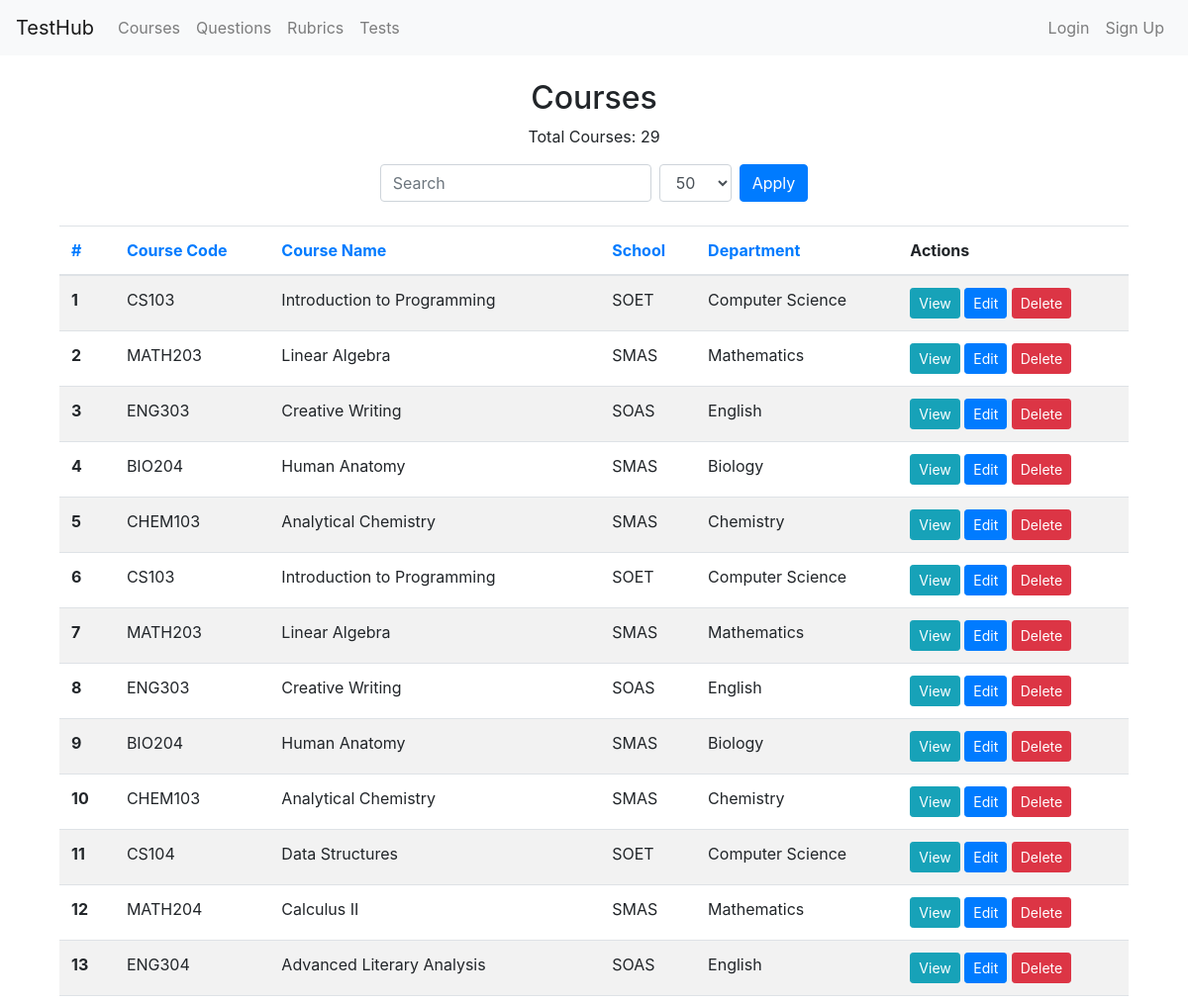
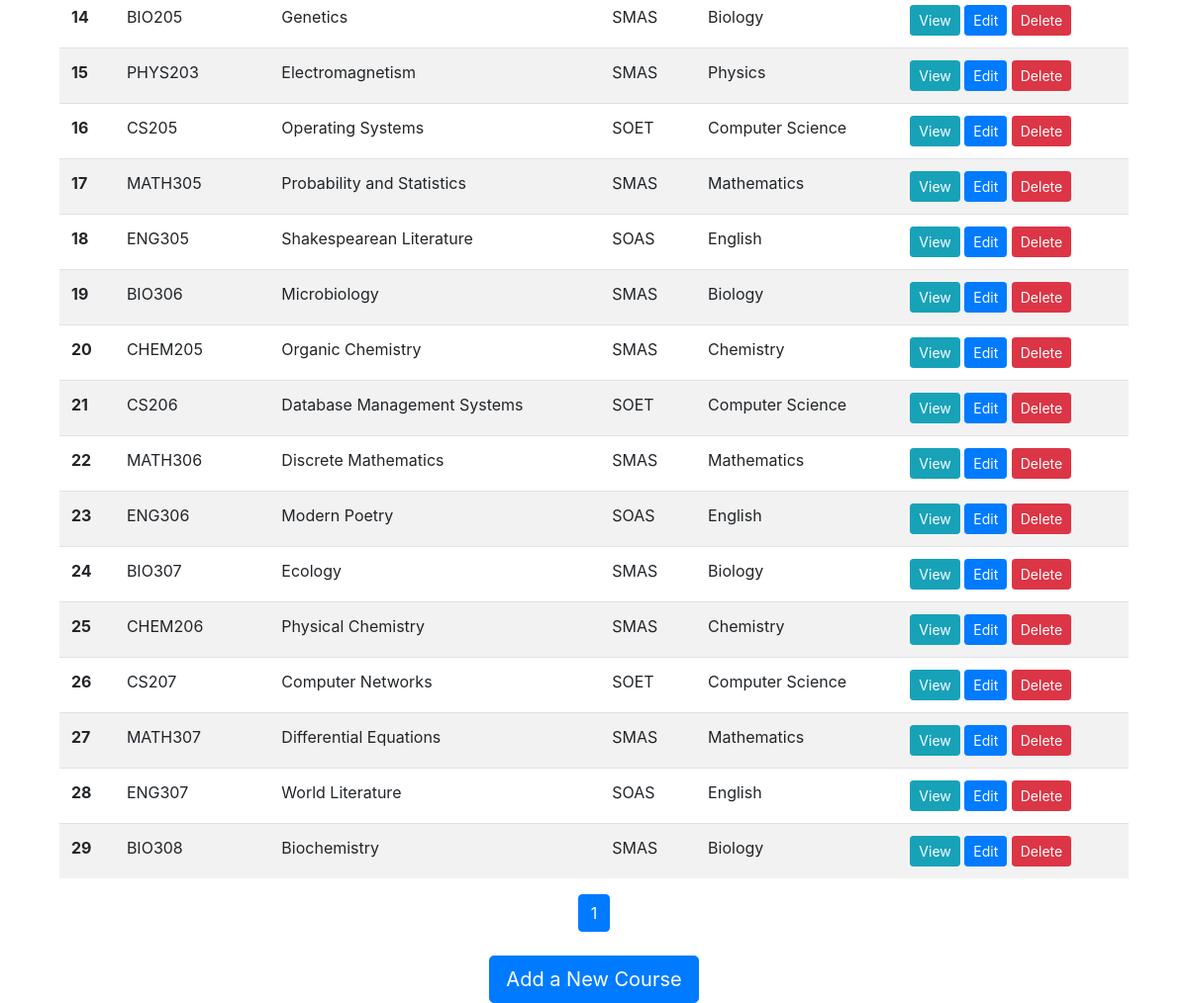
Before: /courses/ with the older database file (2 pictures, top to bottom).
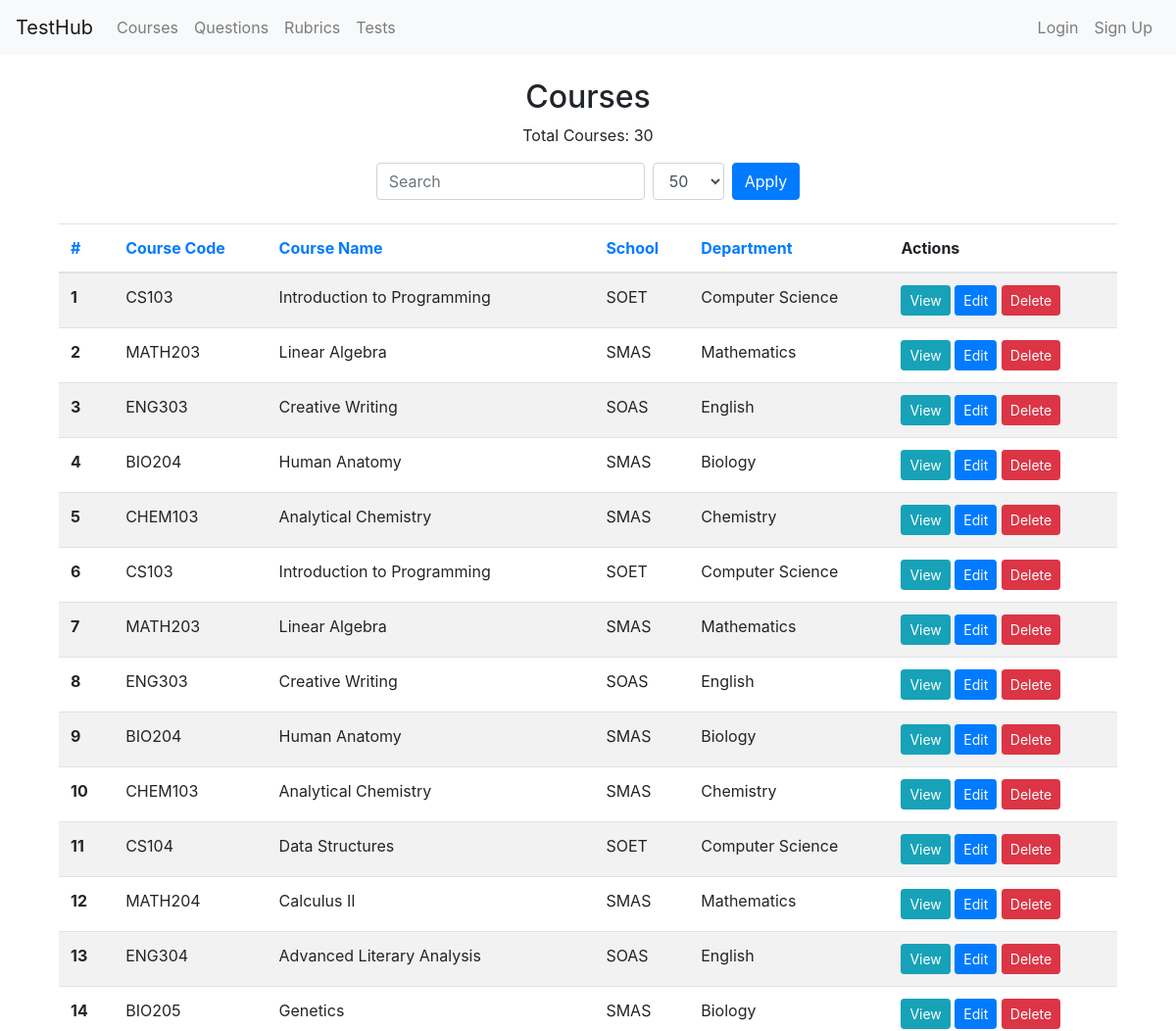
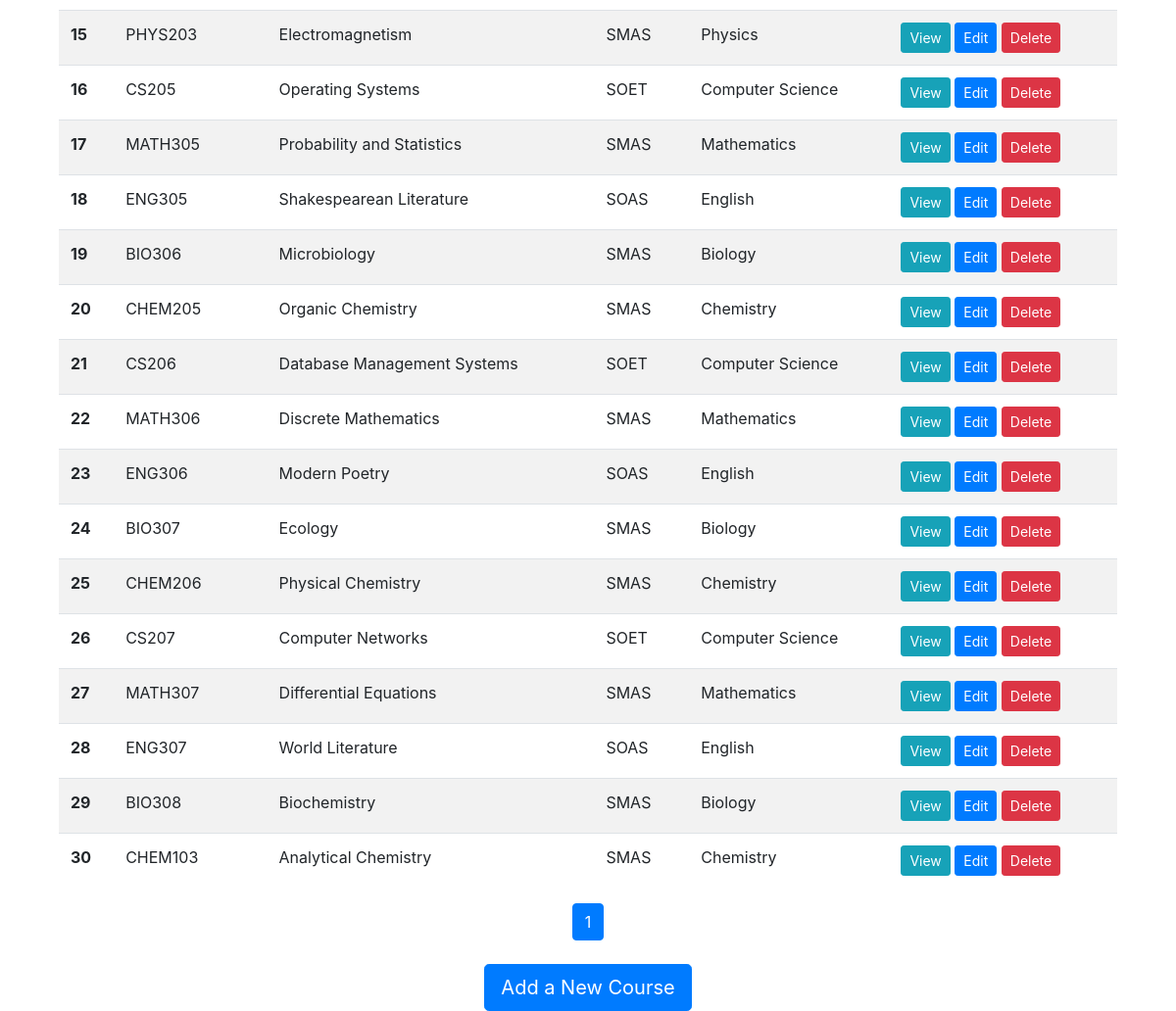
After: the same page with the newer database file (2 pictures, top to bottom).
### models.py (models this page shows)
class Course(db.Model):
    id = db.Column(db.Integer, primary_key=True)
    name = db.Column(db.String(100), nullable=False)
    course_code = db.Column(db.String(20), nullable=False)
    school = db.Column(db.String(10), nullable=False)
    department = db.Column(db.String(100), nullable=False)
    outcomes = db.relationship('CourseOutcome', backref='course', lazy=True, cascade="all, delete-orphan")

### routes/courses.py (the view)
@course_bp.route('/', methods=['GET', 'POST'])
def list_courses():
    query = Course.query
    search_fields = ['course_code', 'name', 'school', 'department']
    filter_fields = ['school', 'department']
    query = apply_filters(query, Course, search_fields, filter_fields)
    query = apply_sorting(query, Course)
    courses, total_courses, pagination = apply_pagination(query)
    per_page = int(request.args.get('per_page', 50))
    page = int(request.args.get('page', 1))
    schools = db.session.query(Course.school).distinct().all()
    departments = db.session.query(Course.department).distinct().all()
    return render_template('course_list.html', courses=courses, total_courses=total_courses, schools=schools, departments=departments, per_page=per_page, page=page, pagination=pagination)

### utils.py (called while the page is built)
def apply_filters(query, model, search_fields, filter_fields):
    search = request.args.get('search')
    if search:
        filters = [getattr(model, field).ilike(f'%{search}%') for field in search_fields]
        query = query.filter(or_(*filters))
    for field in filter_fields:
        value = request.args.get(field)
        if value:
            query = query.filter(getattr(model, field) == value)
    return query

def apply_sorting(query, model):
    sort_by = request.args.get('sort_by', 'id')  # Default to 'id' if not provided or empty
    if not sort_by or not hasattr(model, sort_by):
        sort_by = 'id'  # Ensure sort_by is valid and falls back to 'id'
    sort_order = request.args.get('sort_order', 'asc')
    if sort_order == 'asc':
        query = query.order_by(getattr(model, sort_by).asc())
    else:
        query = query.order_by(getattr(model, sort_by).desc())
    return query

def apply_pagination(query):
    per_page = int(request.args.get('per_page', 50))
    page = int(request.args.get('page', 1))
    pagination = query.paginate(page=page, per_page=per_page, error_out=False)
    return pagination.items, pagination.total, pagination

### templates/course_list.html (shortened to what this page needs)
{% extends "base.html" %}
{% block content %}
<div class="container mt-4">
  <h2 class="text-center">Courses</h2>
  <p class="text-center">Total Courses: {{ total_courses }}</p>
  {% with url=url_for('courses.list_courses'), filter_options=filter_options, per_page=per_page %}
    {% include '_search_sort_filter_form.html' %}
  {% endwith %}
  <table class="table table-striped">
    <thead>
      <tr>
        <th scope="col"><a href="{{ url_for('courses.list_courses', sort_by='id', sort_order='asc') }}">#</a></th>
        <th scope="col"><a href="{{ url_for('courses.list_courses', sort_by='course_code', sort_order='asc') }}">Course Code</a></th>
        <th scope="col"><a href="{{ url_for('courses.list_courses', sort_by='name', sort_order='asc') }}">Course Name</a></th>
        <th scope="col"><a href="{{ url_for('courses.list_courses', sort_by='school', sort_order='asc') }}">School</a></th>
        <th scope="col"><a href="{{ url_for('courses.list_courses', sort_by='department', sort_order='asc') }}">Department</a></th>
        <th scope="col">Actions</th>
      </tr>
    </thead>
    <tbody>
      {% for course in courses %}
      <tr>
        <th scope="row">{{ loop.index }}</th>
        <td>{{ course.course_code }}</td>
        <td>{{ course.name }}</td>
        <td>{{ course.school }}</td>
        <td>{{ course.department }}</td>
        <td>
          <a href="{{ url_for('courses.view_course', course_id=course.id) }}" class="btn btn-info btn-sm">View</a>
          <a href="{{ url_for('courses.edit_course', course_id=course.id) }}" class="btn btn-primary btn-sm">Edit</a>
          <form action="{{ url_for('courses.delete_course', course_id=course.id) }}" method="post" style="display:inline;">
            <button type="submit" class="btn btn-danger btn-sm">Delete</button>
          </form>
        </td>
      </tr>
      {% endfor %}
    </tbody>
  </table>
  {% with pagination=pagination, pagination_endpoint='courses.list_courses', per_page=per_page %}
    {% include '_pagination_controls.html' %}
  {% endwith %}
  <div class="text-center mt-4">
    <a class="btn btn-primary btn-lg" href="{{ url_for('courses.create_course') }}" role="button">Add a New Course</a>
  </div>
</div>
{% endblock %}

Changed rows visible on the page:
added Course: course_code "CHEM103", name "Analytical Chemistry", school "SMAS", department "Chemistry"
Other visible differences:
{{ total_courses }}: "29" → "30"
